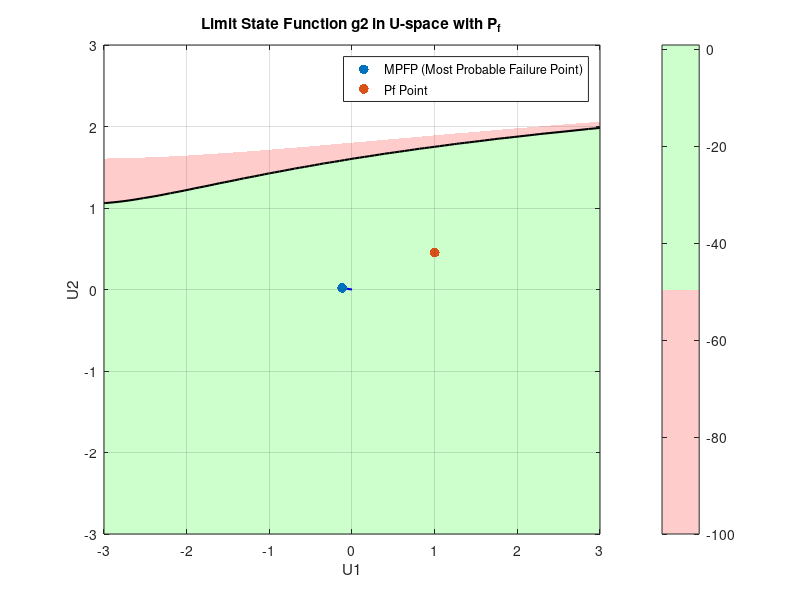
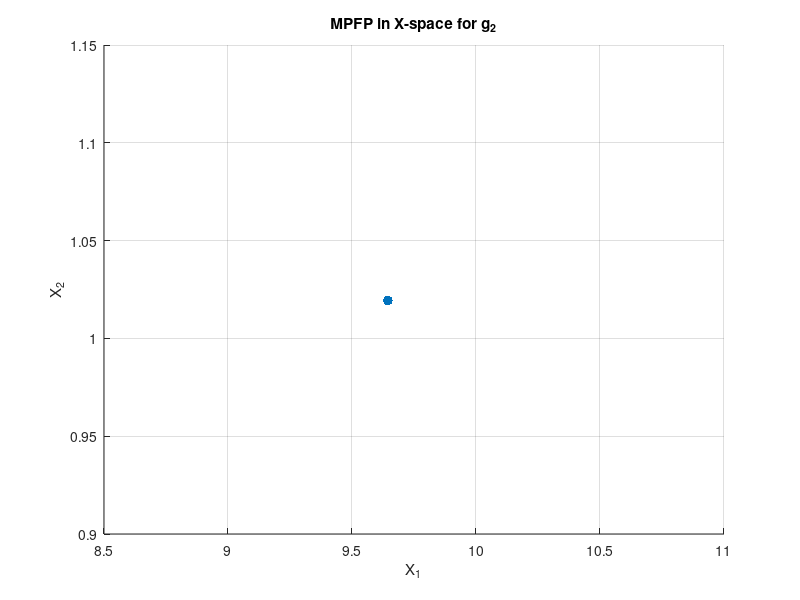

Source code (MATLAB) for these figures, in order:
% FORM - Hasofer-Lind Rackwitz- Fiessler Iteration
% According to example of C. Bucher, 
% Stochastic Simulation Methods and Structural Reliability, 
% 2015, T. Lahmer
% Code mofified for the problem

function [pf, beta] = ExampleClass_quadratic_FORM_g2

% Statistical properties of first random variable (X1)
m1 = 10; % Mean
s1 = 3;  % Standard deviation

% Statistical properties of second random variable (X2)
lambda2 = 1;  % Exponential distribution parameter for X2

% Initialize the vector u (standard normal space)
u0 = [0; 0];  % Basic initial guess
u = u0;
uall = u';

tol = 1e-7;  % Tighter convergence tolerance
max_iter = 100;  % Maximum number of iterations
damping_factor = 0.02;  % Small damping factor for stability

% Iterate to find the Most Probable Point (MPP)
for i = 1:max_iter
    g = grad_g2(u, s1, lambda2, m1);  % Gradient of g2
    gtg = g' * g;
    gtu = g' * u;
    f = limitState_g2(u, s1, lambda2, m1);  % Limit-state function for g2
    lambda_update = damping_factor * (f - gtu) / gtg;
    v = g * (-lambda_update) - u;
    
    % Update u and check convergence
    u_new = u + v;
    uall = [uall; u_new'];
    
    % Print intermediate u and beta for observation
    fprintf('Iteration %d: u = [%f, %f], beta = %f\n', i, u_new(1), u_new(2), sqrt(u_new' * u_new));

    if norm(u_new - u) < tol
        break;
    end
    u = u_new;
    
    % Update beta (Safety index)
    beta = sqrt(u' * u);
end

% Print results for 4.3
fprintf('\nSafety Index beta = %f ', beta);
fprintf('\nProbability of failure pf = %f \n', normcdf(-beta));

% Calculate probability of failure
pf = normcdf(-beta);

% Backtransformation into original space
x1s = s1 * u(1) + m1;  % X1 in original space
x2s = exp(u(2)) / lambda2;  % X2 (Exponential backtransformation)

% Print MPFP
fprintf('\nMPFP in U-space: u* = [%f, %f]\n', u(1), u(2));
fprintf('MPFP in X-space: X* = [%f, %f]\n', x1s, x2s);

% --- Plot 1: Limit State Function in U-space with Separation (for 4.4 and 4.5) ---

figure;

% Create a grid of points in U-space
[u1_grid, u2_grid] = meshgrid(linspace(-3, 3, 100), linspace(-3, 3, 100));

% Compute the limit state function g2 over the grid
g_values = zeros(size(u1_grid));
for i = 1:size(u1_grid, 1)
    for j = 1:size(u1_grid, 2)
        g_values(i, j) = limitState_g2([u1_grid(i, j); u2_grid(i, j)], s1, lambda2, m1);
    end
end

% Plot the limit state boundary (g = 0) and fill below/above the limit state
contourf(u1_grid, u2_grid, g_values, [-100 0], 'LineColor', 'none'); % Failure region (red)
hold on;
contour(u1_grid, u2_grid, g_values, [0 0], 'LineColor', 'black', 'LineWidth', 1.5); % Limit state boundary (g = 0)
colormap([1 0.8 0.8; 0.8 1 0.8]); % Red for failure region, green for safe region
colorbar;
hold on;

% Plot the iteration path, MPFP, and Pf point
h1 = plot(uall(:,1), uall(:,2), 'b-', 'LineWidth', 1.5); % Path to MPP in U-space
h2 = scatter(u(1), u(2), 50, 'filled', 'r'); % MPFP in U-space
h3 = scatter(1, pf, 50, 'filled', 'g'); % Pf as a green point in U-space

% Add labels and title
xlabel('U1');
ylabel('U2');
title('Limit State Function g2 in U-space with P_f');

% Add legend with correct handles
legend([h2, h3], {'MPFP (Most Probable Failure Point)', 'Pf Point'}, 'Location', 'best');

grid on;

% --- Plot MPFP in X-space (for 4.5) ---
figure;
scatter(x1s, x2s, 50, 'filled', 'r');
xlabel('X_1');
ylabel('X_2');
title('MPFP in X-space for g_2');
grid on;

end

% Gradient of limit-state function g2
function grad_g2 = grad_g2(u, s1, lambda2, m1)
    x1 = s1 * u(1) + m1;
    x2 = exp(u(2)) / lambda2;
    grad_g2 = [2 * x1; -3 * x2^2];  % Derivatives of g2
end

% Limit-state function g2 = X1^2 - X2^3 + 23
function ls_g2 = limitState_g2(u, s1, lambda2, m1)
    x1 = s1 * u(1) + m1;
    x2 = exp(u(2)) / lambda2;
    ls_g2 = x1^2 - x2^3 + 23;  % Limit-state function g2
end